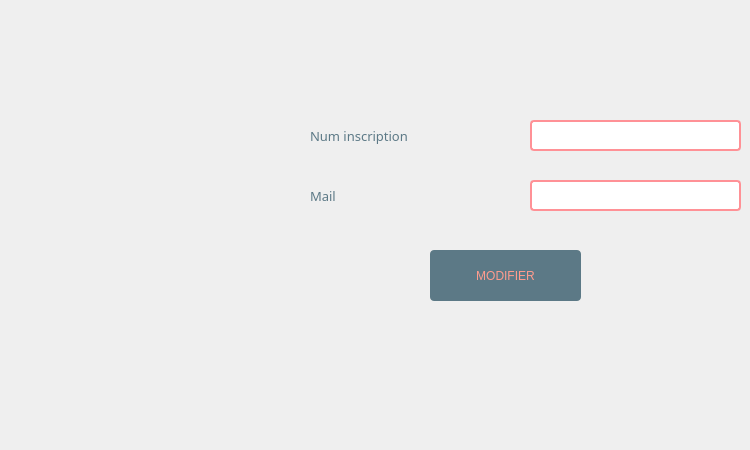
         <widget class="QWidget" name="tab_26">
          <attribute name="title">
           <string>Mail</string>
          </attribute>
          <widget class="QLabel" name="sucess_sup_11">
           <property name="geometry">
            <rect>
             <x>370</x>
             <y>310</y>
             <width>311</width>
             <height>131</height>
            </rect>
           </property>
           <property name="font">
            <font>
             <family>Segoe UI Black</family>
             <pointsize>20</pointsize>
             <weight>10</weight>
             <italic>false</italic>
             <bold>false</bold>
            </font>
           </property>
           <property name="styleSheet">
            <string notr="true">color: rgb(92, 121, 134);
font: 87 20pt &quot;Segoe UI Black&quot;;
</string>
           </property>
           <property name="text">
            <string/>
           </property>
          </widget>
          <widget class="QPushButton" name="supprimer_9">
           <property name="geometry">
            <rect>
             <x>430</x>
             <y>250</y>
             <width>151</width>
             <height>51</height>
            </rect>
           </property>
           <property name="styleSheet">
            <string notr="true">color: rgb(67, 87, 97);
selection-color: rgb(255, 255, 255);
selection-color: rgb(85, 170, 255);
selection-color: rgb(255, 114, 94);
selection-background-color: rgb(158, 109, 96);
selection-color: qlineargradient(spread:pad, x1:0, y1:0, x2:1, y2:0, stop:0 rgba(0, 0, 0, 255), stop:1 rgba(255, 255, 255, 255));
color: qlineargradient(spread:pad, x1:0, y1:0, x2:1, y2:0, stop:0 rgba(0, 0, 0, 255), stop:1 rgba(255, 255, 255, 255));
border-bottom-color: rgb(157, 109, 96);
alternate-background-color: rgb(156, 107, 94);
color: rgb(255, 156, 142);
background-color: rgb(255, 156, 142);
border-radius: 4px;
font: 87 12pt &quot;Segoe UI Black&quot;;
background-color: rgb(92, 121, 134);</string>
           </property>
           <property name="text">
            <string>MODIFIER</string>
           </property>
          </widget>
          <widget class="QLabel" name="erreurni_supp_16">
           <property name="geometry">
            <rect>
             <x>530</x>
             <y>150</y>
             <width>211</width>
             <height>20</height>
            </rect>
           </property>
           <property name="styleSheet">
            <string notr="true">color: rgb(255, 156, 142);
font: 87 9pt &quot;Segoe UI Black&quot;;
</string>
           </property>
           <property name="text">
            <string/>
           </property>
          </widget>
          <widget class="QLabel" name="erreurni_supp_17">
           <property name="geometry">
            <rect>
             <x>530</x>
             <y>210</y>
             <width>211</width>
             <height>20</height>
            </rect>
           </property>
           <property name="styleSheet">
            <string notr="true">color: rgb(255, 156, 142);
font: 87 9pt &quot;Segoe UI Black&quot;;
</string>
           </property>
           <property name="text">
            <string/>
           </property>
          </widget>
          <widget class="QLabel" name="label_39">
           <property name="geometry">
            <rect>
             <x>310</x>
             <y>90</y>
             <width>231</width>
             <height>91</height>
            </rect>
           </property>
           <property name="font">
            <font>
             <family>Segoe UI Black</family>
             <pointsize>10</pointsize>
             <weight>10</weight>
             <italic>false</italic>
             <bold>false</bold>
            </font>
           </property>
           <property name="styleSheet">
            <string notr="true">color: rgb(92, 121, 134);</string>
           </property>
           <property name="text">
            <string>Num inscription</string>
           </property>
          </widget>
          <widget class="QLineEdit" name="ni_supp_8">
           <property name="geometry">
            <rect>
             <x>530</x>
             <y>120</y>
             <width>211</width>
             <height>31</height>
            </rect>
           </property>
           <property name="styleSheet">
            <string notr="true">color: rgb(92, 121, 134);
font: 10pt &quot;Tw Cen MT Condensed Extra Bold&quot;;
border: 2px solid rgb(255, 145, 150);
border-radius: 4px;
</string>
           </property>
          </widget>
          <widget class="QLabel" name="label_40">
           <property name="geometry">
            <rect>
             <x>310</x>
             <y>150</y>
             <width>231</width>
             <height>91</height>
            </rect>
           </property>
           <property name="font">
            <font>
             <family>Segoe UI Black</family>
             <pointsize>10</pointsize>
             <weight>10</weight>
             <italic>false</italic>
             <bold>false</bold>
            </font>
           </property>
           <property name="styleSheet">
            <string notr="true">color: rgb(92, 121, 134);</string>
           </property>
           <property name="text">
            <string>Mail</string>
           </property>
          </widget>
          <widget class="QLineEdit" name="tel_8">
           <property name="geometry">
            <rect>
             <x>530</x>
             <y>180</y>
             <width>211</width>
             <height>31</height>
            </rect>
           </property>
           <property name="styleSheet">
            <string notr="true">color: rgb(92, 121, 134);
font: 10pt &quot;Tw Cen MT Condensed Extra Bold&quot;;
border: 2px solid rgb(255, 145, 150);
border-radius: 4px;</string>
           </property>
          </widget>
         </widget>
